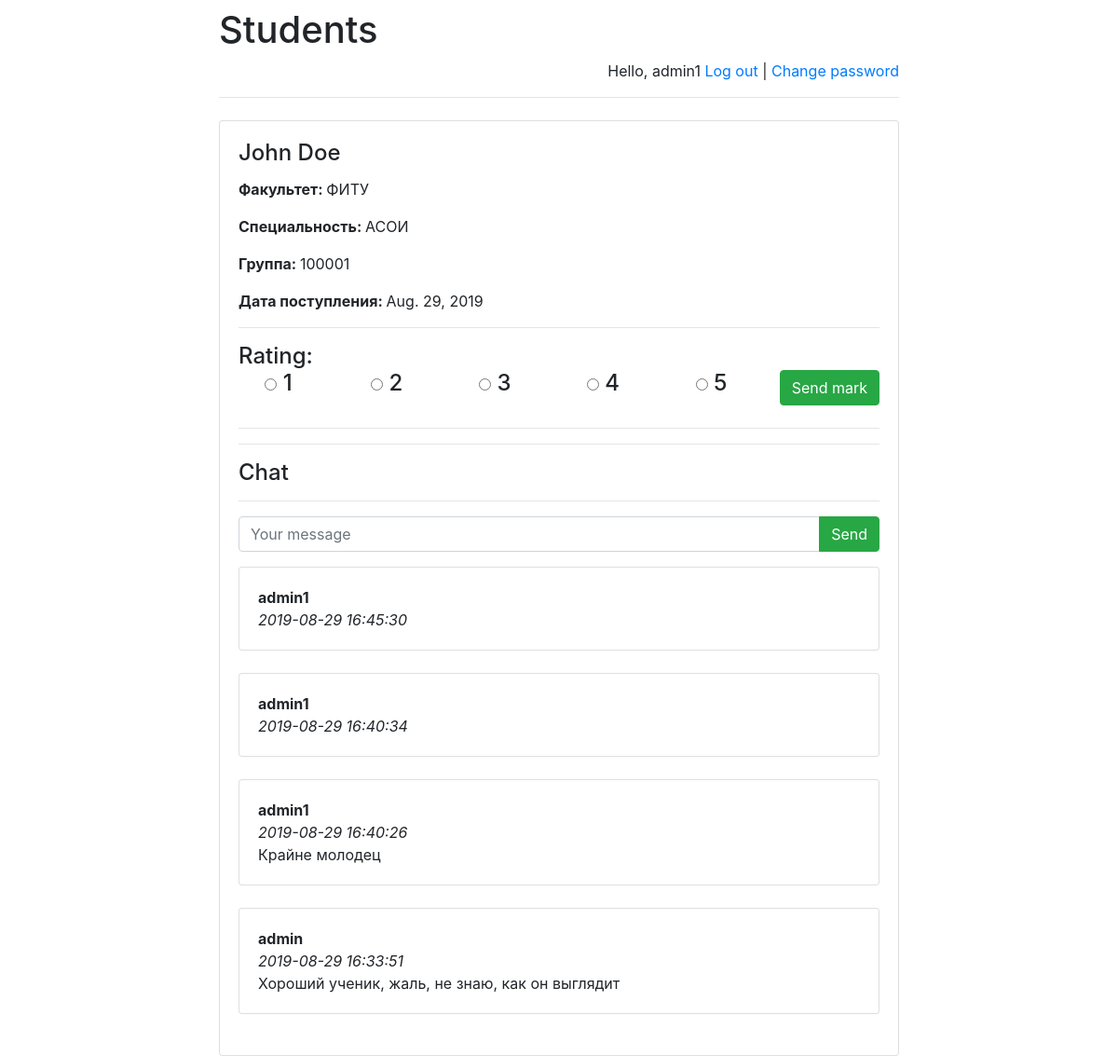
/students/1/ (signed in), run on the app's committed database.
### students/models.py (models this page shows)
class Student(models.Model):
    name = models.CharField(default = 'John', max_length = 255, verbose_name = 'Имя студента')
    surname = models.CharField(default = 'Doe', max_length = 255, verbose_name = 'Фамилия студента')
    group = models.IntegerField(default = 0, verbose_name = 'Номер группы')
    faculty = models.CharField(default = 'None', max_length = 255, verbose_name = 'Факультет')
    specialty = models.CharField(default = 'None', max_length = 255, verbose_name = 'Специальность')
    entry_date = models.DateField(default = datetime.today, verbose_name = 'Дата поступления')

class Message(models.Model):
    chat = models.ForeignKey(Student, verbose_name='Чат под студентом', on_delete=models.CASCADE)
    author = models.ForeignKey(User, verbose_name='Кто оставил комментарий', on_delete=models.CASCADE)
    message = models.TextField('Сообщение')
    pub_date = models.DateTimeField('Дата сообщения', default=timezone.now)

### students/views.py (the view)
# urls.py: path('<int:student_id>/', views.details, name = 'details'),
def details(request, student_id):
    error_message = None
    student = get_object_or_404(Student, pk = student_id)
    if "error_message" in request.GET:
        error_message = request.GET["error_message"]
    return render(
        request,
        "student_info.html",
        {
            "student": student,
            "error_message": error_message,
            "user_rating": Mark.objects.filter(author_id = request.user.id).filter(student_id = student_id).aggregate(Avg('mark'))["mark__avg"],
            "avg_mark": Mark.objects.filter(student_id = student_id).aggregate(Avg('mark'))["mark__avg"],
            "already_rated_by_user": Mark.objects.filter(author_id = request.user.id).filter(student_id = student_id).count(),
            "latest_messages": Message.objects.filter(chat_id = student_id).order_by('-pub_date')[:5]
        }
    )

### students/templates/student_info.html (shortened to what this page needs)
{% extends 'base.html' %}
{% block main %}
    <h4 class="card-title">{{ student.name }} {{ student.surname }}</h4>
    <p><strong>Факультет: </strong>{{ student.faculty }}</p>
    <p><strong>Специальность: </strong>{{ student.specialty }}</p>
    <p><strong>Группа: </strong>{{ student.group }}</p>
    <p><strong>Дата поступления: </strong>{{ student.entry_date }}</p>
    <hr>
    <h4>Rating:
    {% if already_rated_by_user == 0 %}
        {% if user.is_authenticated %}
            <form action="post_mark/" method="post">
                <div class="row">
                    <div class="col-sm text-center">
                        <input name="mark" type="radio" value="1"/> 1</div>
                    <div class="col-sm text-center">
                        <input name="mark" type="radio" value="2"/> 2</div>
                    <div class="col-sm text-center">
                        <input name="mark" type="radio" value="3"/> 3</div>
                    <div class="col-sm text-center">
                        <input name="mark" type="radio" value="4"/> 4</div>
                    <div class="col-sm text-center">
                        <input name="mark" type="radio" value="5"/> 5</div>
                    <div class="col-sm text-center">
                        <input class="btn btn-success" type="submit" value="Send mark"/>
                    </div>
                </div>
            </form>
        {% endif %}
    {% endif %}
    </h4>
    <hr>
    <hr>
    <h4>Chat</h4>
    <hr>
    {% if user.is_authenticated %}
        <form action="post_comment/" method="post" id="comment-form">
            <div class="input-group mb-3">
                <input type="text" class="form-control" placeholder="Your message" name="message"/>
                <div class="input-group-append">
                    <input class="btn btn-success" type="submit" value="Send" id="submit_answer"/>
                </div>
            </div>
        </form>
    {% endif %}
    <div id="history">
        {% for message in latest_messages %}
            <div class="card">
                <div class="card-body">
                    <strong>
                        {{ message.author.username }}
                    </strong>
                    <br/>
                    <em>
                        {{ message.pub_date|date:'Y-m-d H:i:s' }}
                    </em>
                    <br/>
                    {{ message.message }}
                </div>
            </div>
            <br/>
        {% endfor %}
    </div>
{% endblock %}

### students/templates/base.html (shortened to what this page needs)
<!DOCTYPE html>
<html lang="en">
    <head>
        <link rel="stylesheet"
            href="https://stackpath.bootstrapcdn.com/bootstrap/4.3.1/css/bootstrap.min.css">
    </head>
    <body>
        <div class="container">
            <div class="row justify-content-center">
                <div class="col-8">
                    <h1 class="mt-2">Students</h1>
                    {% if user.is_authenticated %}
                    <p class="text-right">
                        Hello, {{ user.username }}
                        <a href="/students/logout">Log out</a> |
                        <a href="/students/password-change">Change password</a>
                    </p>
                    {% else %}
                    <p class="text-right">
                        <a href="/students/login">Log in</a> |
                        <a href="/students/register">Register</a>
                    </p>
                    {% endif %}
                    <hr class="mt-0 mb-4">
                    <div class="card">
                        <div class="card-body">
                            {% block main %}
                            {% endblock %}
                        </div>
                    </div>
                </div>
            </div>
        </div>
    </body>
</html>

### data on the page
Student: name "John", surname "Doe", faculty "ФИТУ", specialty "АСОИ", group "100001", entry_date "Aug. 29, 2019"
Message: author.username "admin1", pub_date "2019-08-29 16:45:30"
Message: author.username "admin1", pub_date "2019-08-29 16:40:34"
Message: author.username "admin1", pub_date "2019-08-29 16:40:26", message "Крайне молодец"
Message: author.username "admin", pub_date "2019-08-29 16:33:51", message "Хороший ученик, жаль, не знаю, как он выглядит"

### other printed values
{{ user.username }} "admin1"
